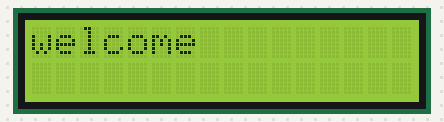
A sketch run on a simulated Arduino Uno, built with avr-gcc and run on an emulated ATmega328P. Parts: 16×2 character LCD.

Above: at 0.1 s.
At 1.1 s:
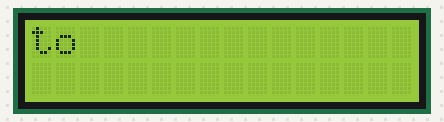
At 2.1 s:
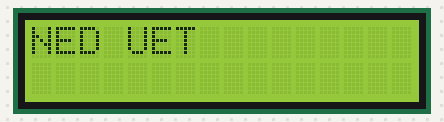

The sketch:

lcd_coding.ino
```cpp
#include <LiquidCrystal.h>

#include  <liquidCrystal.h>
LiquidCrystal lcd(2,3,4,5,6,7);
void setup() {
lcd.begin(16,2);
  // put your setup code here, to run once:

}

void loop() {
  lcd.setCursor(0,0);
  lcd.print("welcome");
  delay(1000);
  lcd.clear();
  lcd.setCursor(0,0);
  lcd.print("to");
  delay(1000);
  lcd.clear();
  lcd.setCursor(0,0);
  lcd.print("NED UET");
  delay(1000);
  lcd.clear();
  // put your main code here, to run repeatedly:

}
```

Measured:
- by itself, everything shown: repeats every 3.0 s, in 4 steps
- what the display in image 1 shows lasts 1.0 s, from 1.1 s to 2.1 s
